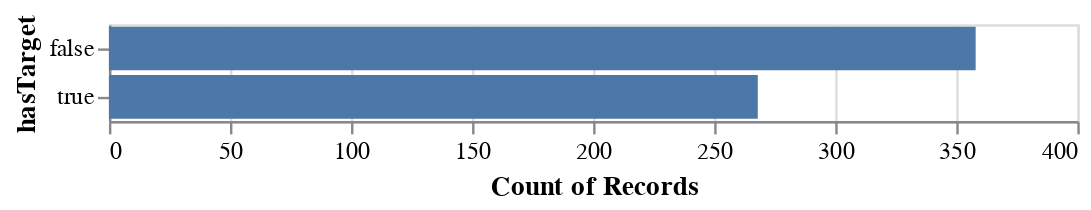

Notebook code cell kept with this figure:
### Markdown cell above
# In the latest submission from each country, how many groups have a target size and how many don't?

### Code cell
# one country: rslt_df = vax_df[vax_df['COUNTRYNAME'] == 'Malawi']
# multiple countries 
# options = ['Eswatini', 'Malawi'] 
# rslt_df =  vax_df[vax_df['COUNTRYNAME'].isin(options)] 
print("Question: we are not sure why the WHO dashboard doesn't show all of Malawi's subgroups from 5/22 🤔\n") 

    
# selecting rows based on condition 
rslt_df = vax_df 
rslt_df['hasTarget']=rslt_df['NUMBER_TARGET'].apply(lambda x:True if(x>0) else False)

alt.Chart(rslt_df).mark_bar().encode(
    y='hasTarget:O',
    x='count(hasTarget):Q',
    tooltip='count(hasTarget):Q',
)

### Figure 1 — Vega-Lite specification as saved in the notebook (floating-point values rounded to 4 significant figures; data arrays with more than 128 entries replaced by an {"elided": "..."} marker saying what was removed)
{"config": {"view": {"continuousWidth": 400, "continuousHeight": 300}}, "data": {"name": "data-beb362ac8be9db93d98b5b8897984636"}, "mark": "bar", "encoding": {"tooltip": {"aggregate": "count", "field": "hasTarget", "type": "quantitative"}, "x": {"aggregate": "count", "field": "hasTarget", "type": "quantitative"}, "y": {"field": "hasTarget", "type": "ordinal"}}, "$schema": "https://vega.github.io/schema/vega-lite/v4.17.0.json", "datasets": {"data-beb362ac8be9db93d98b5b8897984636": {"elided": "626 records"}}}
